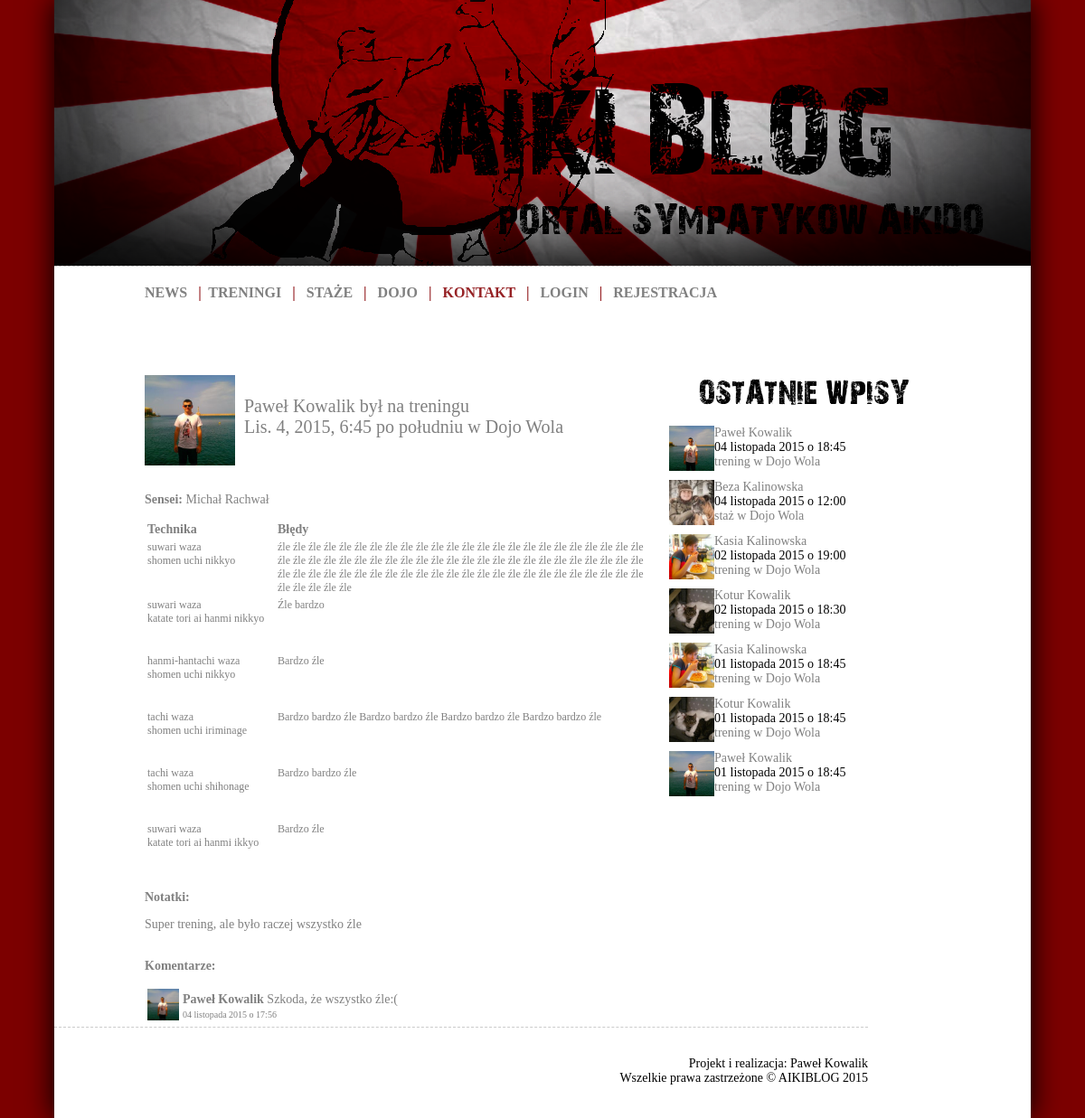
The app's page /training/pawelkowalik-2015-11-04-18-45-dojo-wola/ with its own data.
### aikiblog/models.py (models this page shows, shortened)
class Training(models.Model):
    TYPE = (
        ('T','trening'),
        ('S','staż'),
    )
    user = models.ForeignKey(User, verbose_name='Ćwiczący', null=True, blank=True)
    date = models.DateTimeField('Data i godzina treningu')
    place = models.ForeignKey(Dojo, verbose_name='Miejsce treningu')
    sensei = models.ForeignKey(Sensei, verbose_name='Sensei')
    slug = models.SlugField('Odnosnik', max_length=50, null=True, blank=True)
    techniques = models.ManyToManyField(TechTren, verbose_name='Techniki')
    type = models.CharField(max_length=1, choices=TYPE, verbose_name='Typ')
    notes = models.TextField(verbose_name="Notatki")
    class Meta:
        verbose_name = "Trening"
        verbose_name_plural = "Treningi"

class User(AbstractUser):
    SEX = (
        ('K','Kobieta'),
        ('M','Mężczyzna'),
    )
    avatar = models.ImageField(upload_to='static/avatars/%Y/%m/%d', null=True, blank=True)
    start_year = models.IntegerField(null=True, blank=True, verbose_name='Trenuje od')
    about_text = models.TextField(null=True, blank=True, verbose_name='O mnie')
    sex = models.CharField(max_length=1, choices=SEX, verbose_name='Płeć')

class Dojo(models.Model):
    name = models.CharField('Nazwa dojo', max_length=50)
    slug = models.SlugField('Odnosnik', max_length=50)
    start_year = models.IntegerField(verbose_name='Rok założenia')
    city = models.CharField('Miasto', max_length=50)
    adress = models.CharField('Adres', max_length=50)
    sensei = models.ForeignKey(Sensei, verbose_name='Sensei')
    image1 = models.ImageField(upload_to='static/dojo', verbose_name='Zdjęcie 1')
    image2 = models.ImageField(upload_to='static/dojo', null=True, blank=True, verbose_name='Zdjęcie 2')
    image3 = models.ImageField(upload_to='static/dojo', null=True, blank=True, verbose_name='Zdjęcie 3')
    story = models.TextField(null=True, blank=True, verbose_name='Historia')
    trainings = models.TextField(null=True, blank=True, verbose_name='Treningi')
    users = models.ManyToManyField(User, blank=True, verbose_name='Byli tutaj')
    class Meta:
        verbose_name = "Dojo"
        verbose_name_plural = "Dojo"
    def __unicode__(self):
        return self.name

class Sensei(models.Model):
    name = models.CharField('Imię i nazwisko', max_length=50)
    slug = models.SlugField('Odnosnik', max_length=50)
    class Meta:
        verbose_name = "Sensei"
        verbose_name_plural = "Senseje"
    def __unicode__(self):
        return self.name

class TechTren(models.Model):
    user = models.ForeignKey(User, verbose_name='Ćwiczący')
    date = models.DateField('Data treningu')
    stand = models.ForeignKey(Stand, verbose_name='Postawa')
    attack = models.ForeignKey(Attack, verbose_name='Atak')
    technique = models.ForeignKey(Technique, verbose_name='Technika')
    mistakes = models.TextField(verbose_name='Błędy')
    slug = models.SlugField('Odnosnik', max_length=50)
    class Meta:
        verbose_name = "Techika z treningu"
        verbose_name_plural = "Techniki z treningu"

class Stand(models.Model):
    name = models.CharField('Nazwa postawy', max_length=50)
    slug = models.SlugField('Odnosnik', max_length=50)
    class Meta:
        verbose_name = "Postawa"
        verbose_name_plural = "Postawy"

class Attack(models.Model):
    name = models.CharField('Nazwa ataku', max_length=50)
    slug = models.SlugField('Odnosnik', max_length=50)
    class Meta:
        verbose_name = "Atak"
        verbose_name_plural = "Ataki"

class Technique(models.Model):
    name = models.CharField('Nazwa techniki', max_length=50)
    slug = models.SlugField('Odnosnik', max_length=50)
    class Meta:
        verbose_name = "Techika"
        verbose_name_plural = "Techniki"

class TrainingComment(models.Model):
    training_id = models.ForeignKey(Training)
    text = models.CharField(max_length=160, verbose_name='Tekst komentarza')
    posted_date = models.DateTimeField('Data dodania', auto_now_add=True)
    author = models.ForeignKey(User)
    class Meta:
        verbose_name = "Komentarz"
        verbose_name_plural = "Komentarze"

### aikiblog/views.py (the view, shortened to what this page needs)
# urls.py: url(r'^training/(?P<slug>[\w\-_]+)/$', TrainingDetail.as_view(), name='training-detail'),
class TrainingDetail(generic.FormView):
    form_class = TrainingCommentForm
    template_name = 'aikiblog/training_detail.html'
    def get(self, request, *args, **kwargs):
        form = self.get_form()
        return self.render_to_response(
            self.get_context_data(form=form))
    def get_context_data(self, **kwargs):
        kwargs = super(TrainingDetail, self).get_context_data(**kwargs)
        kwargs.update({'training': self.get_training()})
        kwargs['all_trainings'] = Training.objects.order_by('-date')[:7]
        return kwargs
    def get_training(self):
        slug = self.kwargs['slug']
        training = Training.objects.filter(slug=slug).first()
        if training:
            return training
        else:
            raise Http404()

### aikiblog/templates/aikiblog/training_detail.html (shortened to what this page needs)
{% extends "base.html" %}
{% block content %}
    <div id="post">
        <div id="post_avatar">
        <a href="{% url "user-detail" training.user.id %}"><img src="{{ STATIC_URL|cut:'static/' }}{{ training.user.avatar }}" height=100 alt="" class="center" /></a>
        </div>
        <div id="post_head_training_detail">
        <br><a href="{% url "user-detail" training.user.id %}">{{ training.user.first_name }} {{ training.user.last_name }}</a>
            {% ifequal training.user.sex "M" %}
            był
            {% endifequal %}
            na
            {% ifequal training.type "T" %}
            treningu
            {% endifequal %}
            <br> {{ training.date }} w {{ training.place }}
        </div>
        <div id="post_body_training_detail"><br>
        <p><b>Sensei:</b> {{ training.sensei }}</p>
        <table>
        <tr>
            <td width="140" id="table_header_cell">Technika&nbsp;&nbsp;&nbsp;</td>
            <td id="table_header_cell">Błędy</td>
        </tr>
    {% for technique in training.techniques.all %}
        <tr height="60">
            <td valign="top" id="table_stand_cell">{{ technique.stand.name }}&nbsp;&nbsp;&nbsp;<br> {{ technique.attack.name }} {{ technique.technique.name }}&nbsp;&nbsp;&nbsp;</td>
            <td valign="top" id="table_technique_cell">{{ technique.mistakes }}</td>
        </tr>
    {% endfor %}
        </table>
        <p><b>Notatki:</b></p>
        {{ training.notes }}
        <br><br>
        <p><b>Komentarze:</b></p>
        <table>
            {% for comment in training.trainingcomment_set.all %}
                <tr>
                    <td><img src="{{ STATIC_URL|cut:'static/' }}{{ comment.author.avatar }}" height=35></td>
                    <td><b>{{ comment.author.first_name }} {{ comment.author.last_name }}</b> {{ comment.text }}<br>
                    <font size=1>{{ comment.posted_date|date:"d E Y "}} o {{ comment.posted_date|date:" H:i " }}</font></td>
                </tr>
            {% empty %}
                <tr><td></td>
                <td>Nie dodano jeszcze komentarzy</td>
                </tr>
            {% endfor %}
        </table>
        </div>
    </div>
{% endblock %}
{% block menuright %}
    {% include "aikiblog/parts/menuright.html" %}
{% endblock %}

### aikiblog/templates/aikiblog/parts/menuright.html
<div id="menuright">
        <div id="menuright_logo">
        </div>
        <br>
        {% for entry in all_trainings %}
        <div id="menuright_post">
            <div id="menuright_avatar">
                <a href="{% url "user-detail" entry.user.id %}"><img src="{{ STATIC_URL|cut:'static/' }}{{ entry.user.avatar }}" height=50/></a>
            </div>
            <div id="menuright_head">
                <a href="{% url "user-detail" entry.user.id %}">{{ entry.user.first_name }} {{ entry.user.last_name }}</a><br>
                {{ entry.date|date:"d E Y" }} o {{ entry.date|date:"H:i" }}<br>
                <a href="{% url "training-detail" entry.slug %}">
                {% ifequal entry.type "T" %}
                trening
                {% endifequal %}
                {% ifequal entry.type "S" %}
                staż
                {% endifequal %}
                w {{ entry.place }}</a>
            </div>
        </div>
        {% endfor %}
        <br>
    </div>

### static/style.css (style rules this page uses)
html, body { background-image:url(images/bg.png); background-color: #eeeeee; color: #000; margin: 0; padding: 0; text-align: center; text-shadow: 1px 1px 0px white; }
a:link { color: #808080; text-decoration: none; background-color: transparent; }
#menuright { width: 300px; float: right; height:auto; padding-right: 100px; }
#menuright_logo { background-image:url(images/recent_training.png); width: 300px; height: 40px; }
#menuright_post { height: 60px; float: left; }
#menuright_avatar { height: 50px; width: 50px; float: left; }
#menuright_head { width: 250px; float: right; font: 14px Verdana; text-align: left; }
#post { width: auto; }
#post_avatar { height: 70px; width: 70px; float: left; }
#post_head_training_detail { width: 450px; float: right; font: 20px Verdana; }
#post_body_training_detail { padding-top: 100px; }
#table_header_cell { text-align: left; font-weight: bold; }
#table_stand_cell { text-align: left; font: 12px Verdana; }
#table_technique_cell { text-align: left; font: 12px Verdana; }

### records on screen
Training: user.avatar (picture), user.first_name "Paweł", user.last_name "Kowalik", date "Lis. 4, 2015, 6:45 po południu", place "Dojo Wola", sensei "Michał Rachwał", notes "Super trening, ale było raczej wszystko źle", date "04 listopada 2015", date "18:45"
TechTren: stand.name "suwari waza", attack.name "shomen uchi", technique.name "nikkyo", mistakes "źle źle źle źle źle źle źle źle źle źle źle źle źle źle źle źle źle źle źle źle źle źle źle źle źle źle źle źle źle źle źle źle źle źle źle źle źle źle źle źle źle źle źle źle źle źle źle źle źle źle źle źle źle źle źle źle źle źle źle źle źle źle źle źle źle źle źle źle źle źle źle źle źle źle źle źle źle"
TechTren: stand.name "suwari waza", attack.name "katate tori ai hanmi", technique.name "nikkyo", mistakes "Źle bardzo"
TechTren: stand.name "hanmi-hantachi waza", attack.name "shomen uchi", technique.name "nikkyo", mistakes "Bardzo źle"
TechTren: stand.name "tachi waza", attack.name "shomen uchi", technique.name "iriminage", mistakes "Bardzo bardzo źle Bardzo bardzo źle Bardzo bardzo źle Bardzo bardzo źle"
TechTren: stand.name "tachi waza", attack.name "shomen uchi", technique.name "shihonage", mistakes "Bardzo bardzo źle"
TechTren: stand.name "suwari waza", attack.name "katate tori ai hanmi", technique.name "ikkyo", mistakes "Bardzo źle"
TrainingComment: author.avatar (picture), author.first_name "Paweł", author.last_name "Kowalik", text "Szkoda, że wszystko źle:(", posted_date "04 listopada 2015", posted_date "17:56"
Training: user.avatar (picture), user.first_name "Beza", user.last_name "Kalinowska", date "04 listopada 2015", date "12:00", place "Dojo Wola"
Training: user.avatar (picture), user.first_name "Kasia", user.last_name "Kalinowska", date "02 listopada 2015", date "19:00", place "Dojo Wola"
Training: user.avatar (picture), user.first_name "Kotur", user.last_name "Kowalik", date "02 listopada 2015", date "18:30", place "Dojo Wola"
Training: user.avatar (picture), user.first_name "Kasia", user.last_name "Kalinowska", date "01 listopada 2015", date "18:45", place "Dojo Wola"
Training: user.avatar (picture), user.first_name "Kotur", user.last_name "Kowalik", date "01 listopada 2015", date "18:45", place "Dojo Wola"
Training: user.avatar (picture), user.first_name "Paweł", user.last_name "Kowalik", date "01 listopada 2015", date "18:45", place "Dojo Wola"
